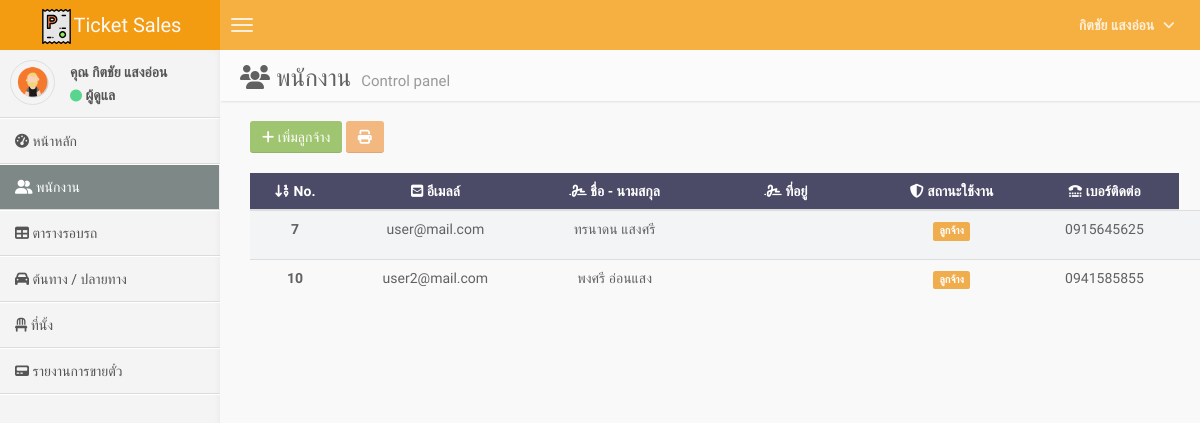
Page /employee.php (signed in) on the earlier database version.
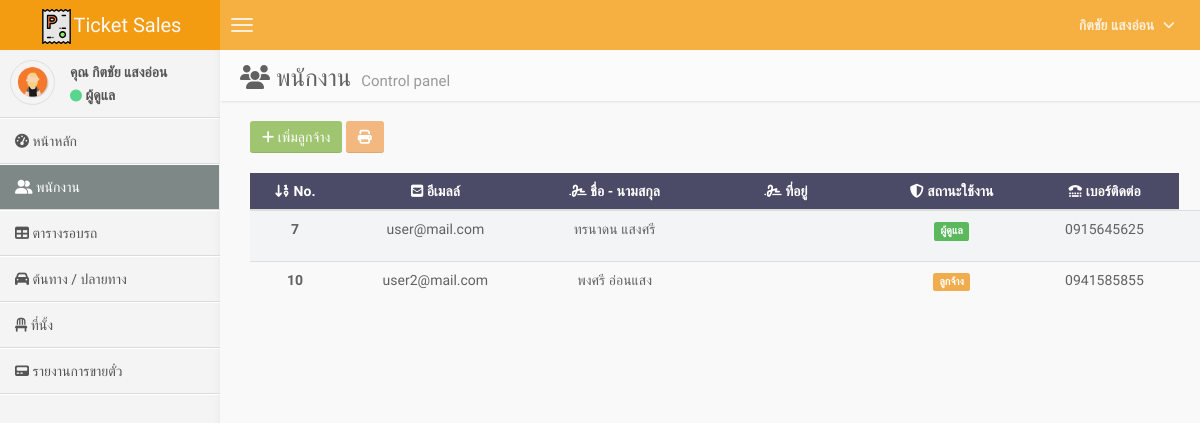
Same page on the later database version.
### tables this page shows
CREATE TABLE `tb_user` (
  `u_id` int(11) NOT NULL,
  `u_email` varchar(70) NOT NULL,
  `u_password` varchar(280) NOT NULL,
  `u_first_name` varchar(180) NOT NULL,
  `u_last_name` varchar(80) NOT NULL,
  `u_address` varchar(300) NOT NULL,
  `u_role` int(11) NOT NULL DEFAULT 0,
  `u_tel` varchar(10) NOT NULL
);

### employee.php (the view, shortened to what the changed rows need)
<?php
require "connect.php";
$id = $_SESSION["user_id"];
$SQL = "SELECT * FROM tb_user WHERE u_id != '{$id}'";
$objUserAll = mysqli_query($con, $SQL);
?>
<!DOCTYPE html>
<html>
<head>
    <link href="css/bootstrap.min.css" rel="stylesheet" type="text/css" />
    <link rel="stylesheet" href="node_modules\@fortawesome\fontawesome-free\css\all.min.css">
    <link href="css/AdminLTE.css" rel="stylesheet" type="text/css" />
    <link href="css/Custom.css" rel="stylesheet" type="text/css" />
</head>
<body class="skin-blue">
    <div class="wrapper row-offcanvas row-offcanvas-left">
        <aside class="right-side">
            <section class="content-header">
                <h1 style="color: #616161;">
                    <i class="fas fa-users"></i> พนักงาน
                    <small>Control panel</small>
                </h1>
            </section>
            <section class="content">
                <div class="container" style="overflow-x: auto;">
                    <table class="table table-striped text-center" style="margin-top: 10px;box-sizing: border-box;">
                        <thead class="thead-dark" style="background-color: #4B4A67;color:white">
                            <tr>
                                <th scope="col">
                                    <i class="fas fa-sort-numeric-down"></i>
                                    No.
                                </th>
                                <th scope="col">
                                    <i class="fas fa-envelope-square"></i>
                                    อีเมลล์
                                </th>
                                <th scope="col">
                                    <i class="fas fa-signature"></i>
                                    ชื่อ - นามสกุล
                                </th>
                                <th scope="col">
                                    <i class="fas fa-signature"></i>
                                    ที่อยู่
                                </th>
                                <th scope="col">
                                    <i class="fas fa-shield-alt"></i>
                                    สถานะใช้งาน
                                </th>
                                <th scope="col">
                                    <i class="fas fa-tty"></i>
                                    เบอร์ติดต่อ
                                </th>
                            </tr>
                        </thead>
                        <tbody style="color: #616161;">
                            <?php while($row = mysqli_fetch_assoc($objUserAll)): ?>
                                <tr>
                                    <th scope="row"><?= $row["u_id"]?></th>
                                    <td><?= $row["u_email"]?></td>
                                    <td><?= $row["u_first_name"] ." ". $row["u_last_name"] ?></td>
                                    <td style="width: 175px;word-wrap: break-word;"><?= $row["u_address"] ?></td>
                                    <td><?= $row["u_role"] == 0? "<p class='label label-warning'>ลูกจ้าง</p>":"<p class='label label-success'>ผู้ดูแล</p>" ?></td>
                                    <td><?= $row["u_tel"]?></td>
                                    <td>
                                    </td>
                                </tr>
                            <?php endwhile; ?>
                        </tbody>
                    </table>
                </div>
            </section>
        </aside>
    </div>
</body>
</html>

Differences in the rows shown:
changed tb_user "user@mail.com": u_role "ลูกจ้าง" → "ผู้ดูแล"
